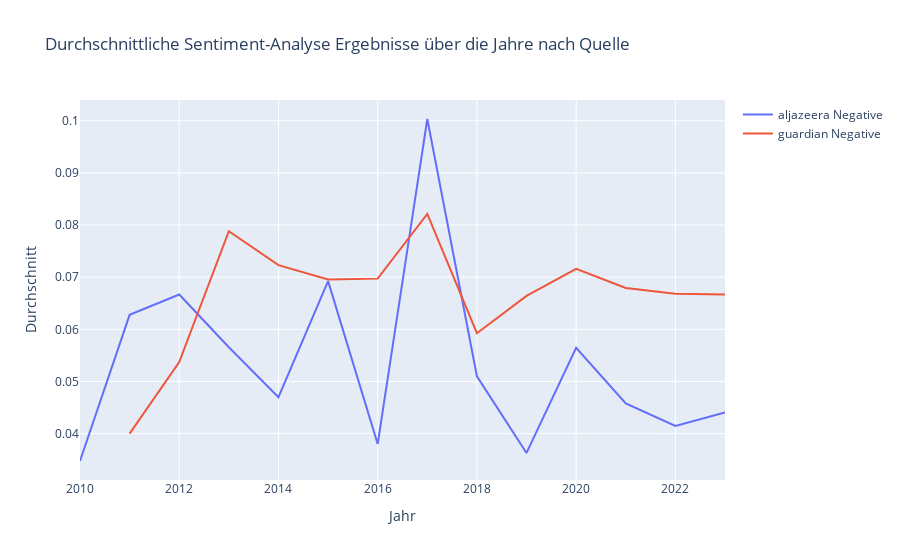

The notebook cell this image was saved under:
### Code cell
import plotly.graph_objs as go

# Create traces for each sentiment for each source
traces = []
for source in sources:
    positive_avg = []
    negative_avg = []
    neutral_avg = []
    for year in years:
        try:
            #positive_avg.append(sentiment_by_year_source.loc[(year, source), 'Positive'])
            negative_avg.append(sentiment_by_year_source.loc[(year, source), 'Negative'])
            #neutral_avg.append(sentiment_by_year_source.loc[(year, source), 'Neutral'])
        except KeyError:
            # If data is missing for a particular year and source, append NaN
            positive_avg.append(None)
            negative_avg.append(None)
            neutral_avg.append(None)

    # Add traces for positive, negative, and neutral sentiments
    #traces.append(go.Scatter(x=years, y=positive_avg, mode='lines', name=f'{source} Positive'))
    traces.append(go.Scatter(x=years, y=negative_avg, mode='lines', name=f'{source} Negative'))
    #traces.append(go.Scatter(x=years, y=neutral_avg, mode='lines', name=f'{source} Neutral'))

# Create layout
layout = go.Layout(
    title='Durchschnittliche Sentiment-Analyse Ergebnisse über die Jahre nach Quelle',
    xaxis=dict(title='Jahr'),
    yaxis=dict(title='Durchschnitt')
)

# Create figure
fig = go.Figure(data=traces, layout=layout)

# Show plot
fig.show()

# Diagramm anzeigen
plt.show()
sentiment_by_source = Newspapier.groupby('source')[['Positive', 'Negative', 'Neutral']].mean()

# Print the mean sentiment scores for each source
print("Mean Sentiment Scores by Source:")
print(sentiment_by_source)

### Figure 1 — Plotly figure (JSON) as saved in the notebook; plotly's stock layout.template omitted (floating-point values rounded to 4 significant figures)
{"data": [{"mode": "lines", "name": "aljazeera Negative", "type": "scatter", "x": [2010, 2011, 2012, 2013, 2014, 2015, 2016, 2017, 2018, 2019, 2020, 2021, 2022, 2023], "y": [0.03475, 0.06278, 0.06667, 0.05657, 0.047, 0.06925, 0.038, 0.1003, 0.051, 0.0363, 0.05644, 0.04581, 0.04148, 0.04405]}, {"mode": "lines", "name": "guardian Negative", "type": "scatter", "x": [2010, 2011, 2012, 2013, 2014, 2015, 2016, 2017, 2018, 2019, 2020, 2021, 2022, 2023], "y": [null, 0.04, 0.05371, 0.07881, 0.07231, 0.06954, 0.06972, 0.08214, 0.05925, 0.06642, 0.0716, 0.06792, 0.06682, 0.06666]}], "layout": {"title": {"text": "Durchschnittliche Sentiment-Analyse Ergebnisse über die Jahre nach Quelle"}, "xaxis": {"title": {"text": "Jahr"}}, "yaxis": {"title": {"text": "Durchschnitt"}}}}
